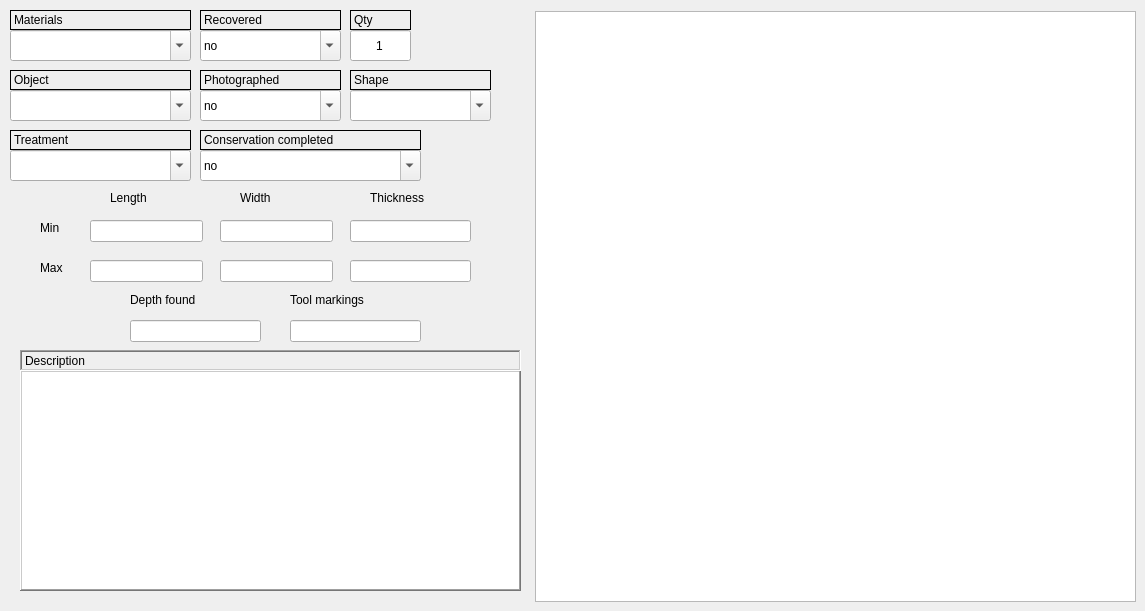
   <widget class="QWidget" name="tabWidgetPage1">
    <attribute name="title">
     <string>General Finds</string>
    </attribute>
    <widget class="QComboBox" name="comboBox_material">
     <property name="geometry">
      <rect>
       <x>10</x>
       <y>30</y>
       <width>181</width>
       <height>31</height>
      </rect>
     </property>
     <property name="editable">
      <bool>true</bool>
     </property>
    </widget>
    <widget class="QLabel" name="label">
     <property name="geometry">
      <rect>
       <x>10</x>
       <y>10</y>
       <width>181</width>
       <height>20</height>
      </rect>
     </property>
     <property name="frameShape">
      <enum>QFrame::Panel</enum>
     </property>
     <property name="text">
      <string>Materials</string>
     </property>
     <property name="openExternalLinks">
      <bool>false</bool>
     </property>
    </widget>
    <widget class="QLineEdit" name="lineEdit_list">
     <property name="enabled">
      <bool>true</bool>
     </property>
     <property name="geometry">
      <rect>
       <x>350</x>
       <y>30</y>
       <width>61</width>
       <height>31</height>
      </rect>
     </property>
     <property name="text">
      <string>1</string>
     </property>
     <property name="alignment">
      <set>Qt::AlignCenter</set>
     </property>
     <property name="dragEnabled">
      <bool>false</bool>
     </property>
     <property name="readOnly">
      <bool>false</bool>
     </property>
     <property name="cursorMoveStyle">
      <enum>Qt::VisualMoveStyle</enum>
     </property>
    </widget>
    <widget class="QLabel" name="label_12">
     <property name="geometry">
      <rect>
       <x>350</x>
       <y>10</y>
       <width>61</width>
       <height>20</height>
      </rect>
     </property>
     <property name="frameShape">
      <enum>QFrame::Panel</enum>
     </property>
     <property name="text">
      <string>Qty</string>
     </property>
    </widget>
    <widget class="QLabel" name="label_52">
     <property name="geometry">
      <rect>
       <x>10</x>
       <y>130</y>
       <width>181</width>
       <height>20</height>
      </rect>
     </property>
     <property name="frameShape">
      <enum>QFrame::Panel</enum>
     </property>
     <property name="text">
      <string>Treatment</string>
     </property>
     <property name="openExternalLinks">
      <bool>true</bool>
     </property>
    </widget>
    <widget class="QListWidget" name="iconListWidget">
     <property name="geometry">
      <rect>
       <x>535</x>
       <y>11</y>
       <width>601</width>
       <height>591</height>
      </rect>
     </property>
     <property name="showDropIndicator" stdset="0">
      <bool>true</bool>
     </property>
     <property name="dragEnabled">
      <bool>true</bool>
     </property>
     <property name="dragDropOverwriteMode">
      <bool>true</bool>
     </property>
     <property name="dragDropMode">
      <enum>QAbstractItemView::DragDrop</enum>
     </property>
     <property name="defaultDropAction">
      <enum>Qt::IgnoreAction</enum>
     </property>
     <property name="movement">
      <enum>QListView::Snap</enum>
     </property>
     <property name="isWrapping" stdset="0">
      <bool>true</bool>
     </property>
     <property name="resizeMode">
      <enum>QListView::Adjust</enum>
     </property>
     <property name="viewMode">
      <enum>QListView::IconMode</enum>
     </property>
     <property name="uniformItemSizes">
      <bool>true</bool>
     </property>
     <property name="wordWrap">
      <bool>true</bool>
     </property>
     <property name="selectionRectVisible">
      <bool>true</bool>
     </property>
     <property name="sortingEnabled">
      <bool>true</bool>
     </property>
    </widget>
    <widget class="QComboBox" name="comboBox_treatment">
     <property name="geometry">
      <rect>
       <x>10</x>
       <y>150</y>
       <width>181</width>
       <height>31</height>
      </rect>
     </property>
     <property name="editable">
      <bool>true</bool>
     </property>
    </widget>
    <widget class="QTextEdit" name="textEdit_description">
     <property name="geometry">
      <rect>
       <x>20</x>
       <y>370</y>
       <width>501</width>
       <height>221</height>
      </rect>
     </property>
     <property name="font">
      <font>
       <pointsize>12</pointsize>
       <weight>50</weight>
       <bold>false</bold>
      </font>
     </property>
     <property name="frameShape">
      <enum>QFrame::WinPanel</enum>
     </property>
     <property name="frameShadow">
      <enum>QFrame::Raised</enum>
     </property>
    </widget>
    <widget class="QLabel" name="label_14">
     <property name="geometry">
      <rect>
       <x>20</x>
       <y>350</y>
       <width>501</width>
       <height>21</height>
      </rect>
     </property>
     <property name="frameShape">
      <enum>QFrame::WinPanel</enum>
     </property>
     <property name="frameShadow">
      <enum>QFrame::Sunken</enum>
     </property>
     <property name="text">
      <string>Description</string>
     </property>
    </widget>
    <widget class="QLabel" name="label_13">
     <property name="geometry">
      <rect>
       <x>200</x>
       <y>10</y>
       <width>141</width>
       <height>20</height>
      </rect>
     </property>
     <property name="frameShape">
      <enum>QFrame::Panel</enum>
     </property>
     <property name="text">
      <string>Recovered</string>
     </property>
    </widget>
    <widget class="QLabel" name="label_15">
     <property name="geometry">
      <rect>
       <x>200</x>
       <y>130</y>
       <width>221</width>
       <height>20</height>
      </rect>
     </property>
     <property name="frameShape">
      <enum>QFrame::Panel</enum>
     </property>
     <property name="text">
      <string>Conservation completed</string>
     </property>
    </widget>
    <widget class="QLabel" name="label_16">
     <property name="geometry">
      <rect>
       <x>200</x>
       <y>70</y>
       <width>141</width>
       <height>20</height>
      </rect>
     </property>
     <property name="frameShape">
      <enum>QFrame::Panel</enum>
     </property>
     <property name="text">
      <string>Photographed</string>
     </property>
    </widget>
    <widget class="QComboBox" name="comboBox_rec">
     <property name="geometry">
      <rect>
       <x>200</x>
       <y>30</y>
       <width>141</width>
       <height>31</height>
      </rect>
     </property>
     <property name="editable">
      <bool>true</bool>
     </property>
     <item>
      <property name="text">
       <string>no</string>
      </property>
     </item>
     <item>
      <property name="text">
       <string>yes</string>
      </property>
     </item>
    </widget>
    <widget class="QComboBox" name="comboBox_photo">
     <property name="geometry">
      <rect>
       <x>200</x>
       <y>90</y>
       <width>141</width>
       <height>31</height>
      </rect>
     </property>
     <property name="editable">
      <bool>true</bool>
     </property>
     <item>
      <property name="text">
       <string>no</string>
      </property>
     </item>
     <item>
      <property name="text">
       <string>yes</string>
      </property>
     </item>
    </widget>
    <widget class="QComboBox" name="comboBox_cc">
     <property name="geometry">
      <rect>
       <x>200</x>
       <y>150</y>
       <width>221</width>
       <height>31</height>
      </rect>
     </property>
     <property name="editable">
      <bool>true</bool>
     </property>
     <item>
      <property name="text">
       <string>no</string>
      </property>
     </item>
     <item>
      <property name="text">
       <string>yes</string>
      </property>
     </item>
    </widget>
    <widget class="QLabel" name="label_53">
     <property name="geometry">
      <rect>
       <x>10</x>
       <y>70</y>
       <width>181</width>
       <height>20</height>
      </rect>
     </property>
     <property name="frameShape">
      <enum>QFrame::Panel</enum>
     </property>
     <property name="text">
      <string>Object</string>
     </property>
     <property name="openExternalLinks">
      <bool>true</bool>
     </property>
    </widget>
    <widget class="QComboBox" name="comboBox_obj">
     <property name="geometry">
      <rect>
       <x>10</x>
       <y>90</y>
       <width>181</width>
       <height>31</height>
      </rect>
     </property>
     <property name="editable">
      <bool>true</bool>
     </property>
    </widget>
    <widget class="QLabel" name="label_128">
     <property name="geometry">
      <rect>
       <x>240</x>
       <y>190</y>
       <width>91</width>
       <height>16</height>
      </rect>
     </property>
     <property name="text">
      <string>Width</string>
     </property>
    </widget>
    <widget class="QLineEdit" name="lineEdit_wmin">
     <property name="geometry">
      <rect>
       <x>220</x>
       <y>220</y>
       <width>113</width>
       <height>22</height>
      </rect>
     </property>
    </widget>
    <widget class="QLabel" name="label_129">
     <property name="geometry">
      <rect>
       <x>110</x>
       <y>190</y>
       <width>81</width>
       <height>16</height>
      </rect>
     </property>
     <property name="text">
      <string>Length</string>
     </property>
    </widget>
    <widget class="QLineEdit" name="lineEdit_lmin">
     <property name="geometry">
      <rect>
       <x>90</x>
       <y>220</y>
       <width>113</width>
       <height>22</height>
      </rect>
     </property>
    </widget>
    <widget class="QLabel" name="label_130">
     <property name="geometry">
      <rect>
       <x>370</x>
       <y>190</y>
       <width>91</width>
       <height>16</height>
      </rect>
     </property>
     <property name="text">
      <string>Thickness</string>
     </property>
    </widget>
    <widget class="QLineEdit" name="lineEdit_tmin">
     <property name="geometry">
      <rect>
       <x>350</x>
       <y>220</y>
       <width>121</width>
       <height>22</height>
      </rect>
     </property>
    </widget>
    <widget class="QLabel" name="label_131">
     <property name="geometry">
      <rect>
       <x>350</x>
       <y>70</y>
       <width>141</width>
       <height>20</height>
      </rect>
     </property>
     <property name="frameShape">
      <enum>QFrame::Panel</enum>
     </property>
     <property name="text">
      <string>Shape</string>
     </property>
    </widget>
    <widget class="QComboBox" name="comboBox_shape">
     <property name="geometry">
      <rect>
       <x>350</x>
       <y>90</y>
       <width>141</width>
       <height>31</height>
      </rect>
     </property>
     <property name="editable">
      <bool>true</bool>
     </property>
    </widget>
    <widget class="QLineEdit" name="lineEdit_depth">
     <property name="geometry">
      <rect>
       <x>130</x>
       <y>320</y>
       <width>131</width>
       <height>22</height>
      </rect>
     </property>
     <property name="text">
      <string/>
     </property>
    </widget>
    <widget class="QLabel" name="label_132">
     <property name="geometry">
      <rect>
       <x>130</x>
       <y>290</y>
       <width>141</width>
       <height>20</height>
      </rect>
     </property>
     <property name="text">
      <string>Depth found</string>
     </property>
    </widget>
    <widget class="QLineEdit" name="lineEdit_tool_markings">
     <property name="geometry">
      <rect>
       <x>290</x>
       <y>320</y>
       <width>131</width>
       <height>22</height>
      </rect>
     </property>
     <property name="text">
      <string/>
     </property>
    </widget>
    <widget class="QLabel" name="label_133">
     <property name="geometry">
      <rect>
       <x>290</x>
       <y>290</y>
       <width>141</width>
       <height>20</height>
      </rect>
     </property>
     <property name="text">
      <string>Tool markings</string>
     </property>
    </widget>
    <widget class="QLineEdit" name="lineEdit_tmax">
     <property name="geometry">
      <rect>
       <x>350</x>
       <y>260</y>
       <width>121</width>
       <height>22</height>
      </rect>
     </property>
    </widget>
    <widget class="QLineEdit" name="lineEdit_wmax">
     <property name="geometry">
      <rect>
       <x>220</x>
       <y>260</y>
       <width>113</width>
       <height>22</height>
      </rect>
     </property>
    </widget>
    <widget class="QLineEdit" name="lineEdit_lmax">
     <property name="geometry">
      <rect>
       <x>90</x>
       <y>260</y>
       <width>113</width>
       <height>22</height>
      </rect>
     </property>
    </widget>
    <widget class="QLabel" name="label_134">
     <property name="geometry">
      <rect>
       <x>40</x>
       <y>220</y>
       <width>41</width>
       <height>16</height>
      </rect>
     </property>
     <property name="text">
      <string>Min</string>
     </property>
    </widget>
    <widget class="QLabel" name="label_135">
     <property name="geometry">
      <rect>
       <x>40</x>
       <y>260</y>
       <width>41</width>
       <height>16</height>
      </rect>
     </property>
     <property name="text">
      <string>Max</string>
     </property>
    </widget>
    <zorder>label</zorder>
    <zorder>lineEdit_list</zorder>
    <zorder>label_12</zorder>
    <zorder>label_52</zorder>
    <zorder>iconListWidget</zorder>
    <zorder>comboBox_treatment</zorder>
    <zorder>textEdit_description</zorder>
    <zorder>label_14</zorder>
    <zorder>label_13</zorder>
    <zorder>label_15</zorder>
    <zorder>label_16</zorder>
    <zorder>comboBox_rec</zorder>
    <zorder>comboBox_photo</zorder>
    <zorder>comboBox_cc</zorder>
    <zorder>comboBox_material</zorder>
    <zorder>label_53</zorder>
    <zorder>comboBox_obj</zorder>
    <zorder>label_128</zorder>
    <zorder>lineEdit_wmin</zorder>
    <zorder>label_129</zorder>
    <zorder>lineEdit_lmin</zorder>
    <zorder>label_130</zorder>
    <zorder>lineEdit_tmin</zorder>
    <zorder>label_131</zorder>
    <zorder>comboBox_shape</zorder>
    <zorder>lineEdit_depth</zorder>
    <zorder>label_132</zorder>
    <zorder>lineEdit_tool_markings</zorder>
    <zorder>label_133</zorder>
    <zorder>lineEdit_tmax</zorder>
    <zorder>lineEdit_wmax</zorder>
    <zorder>lineEdit_lmax</zorder>
    <zorder>label_134</zorder>
    <zorder>label_135</zorder>
   </widget>
